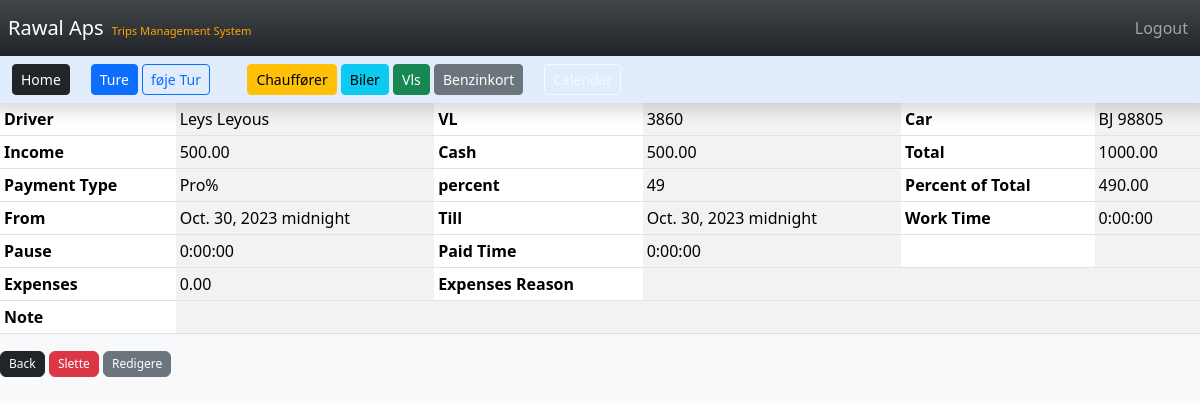
/trip/68 (signed in), run on the app's committed database.
### TMS/models.py (models this page shows, shortened)
class Trip(models.Model):
	driver = models.ForeignKey(Driver,blank=True,null=True,max_length=25,on_delete=models.DO_NOTHING)
	vl = models.ForeignKey(VL,blank=True,null=True,max_length=8, on_delete=models.DO_NOTHING)
	car = models.ForeignKey(Car,blank=True,null=True,max_length=10, on_delete=models.DO_NOTHING)
	income = models.DecimalField(blank=True,null=True,max_digits=6, decimal_places=2)
	cash = models.DecimalField(blank=True,null=True,max_digits=6, decimal_places=2)
	total = models.DecimalField(blank=True,null=True,max_digits=6, decimal_places=2)
	PAYMENT_TYPE_CHOICES = [
     	("Pro%", "Pro%"),
		("Tid", "Tid"),
	]
	p_type = models.CharField(choices=PAYMENT_TYPE_CHOICES,default="Pro%",blank=True,null=True,max_length=5)
	PERCENT_CHOICES = [
		(48, 48),
		(49, 49),
  		(50, 50),
		(51, 51),
  		(52, 52),
		(53, 53),
  		(54, 54),
		(55, 55),
	]
	percent = models.IntegerField(choices=PERCENT_CHOICES,default="48",blank=True,null=True)
	per_total = models.DecimalField(blank=True,null=True,max_digits=6, decimal_places=2)
	fromd = models.DateField(blank=True,null=True)
	fromt = models.TimeField(blank=True,null=True,default="00:00")
	tilld = models.DateField(blank=True,null=True)
	tillt = models.TimeField(blank=True,null=True,default="00:00")
	work_time = models.DurationField(blank=True,null=True,)
	pause = models.DurationField(blank=True,null=True,default="00:00")
	p_time = models.DurationField(blank=True,null=True,)
	expenses = models.DecimalField(blank=True,null=True,max_digits=6, decimal_places=2)
	exp_reason = models.CharField(blank=True,null=True,max_length=100)
	note = models.CharField(blank=True,null=True,max_length=100)
	created_at = models.DateTimeField(auto_now_add=True)

class Driver(models.Model):
	fname = models.CharField(max_length=25)
	lname =  models.CharField(max_length=25)
	short = models.CharField(max_length=25)
	mobile = models.CharField(max_length=15)
	email =  models.EmailField(max_length=50)
	cpr = models.CharField(max_length=15)
	address = models.CharField(max_length=100)
	bank_reg = models.CharField(max_length=10)
	bank_account = models.CharField(max_length=20)
	POSITION_CHOICES = [
        ("Chauffør", "Chauffør"),
        ("Assistent", "Assistent"),
    ]
	position = models.CharField(choices=POSITION_CHOICES,default="Chauffør",max_length=15) #DDL Lookup
	fcard = models.ForeignKey(FCard,blank=True,null=True,max_length=10,on_delete=models.DO_NOTHING) #DDL
	start = models.DateField(blank=True, null=True)
	end = models.DateField(blank=True,null=True)
	is_active = models.BooleanField()
	created_at = models.DateTimeField(auto_now_add=True)
	def __str__(self):
		return(f"{self.short}")

class VL(models.Model):
	vlnr = models.CharField(max_length=8)
	TYPE_CHOICES = [
		("1", "1"),
		("2", "2"),
		("3", "3"),
		("4", "4"),
		("5", "5"),
		("6", "6"),
		("7", "7"),
		("8", "8"),
		("9", "9"),
		("10", "10"),
	]
	vltype = models.CharField(choices=TYPE_CHOICES,default="5",blank=True,null=True,max_length=8)
	vlid = models.CharField(blank=True,null=True,max_length=8)
	vladdress = models.CharField(blank=True,null=True,max_length=100)
	is_active = models.BooleanField()
	created_at = models.DateTimeField(auto_now_add=True)
	def __str__(self):
		return(f"{self.vlnr}")

class Car(models.Model):
	make = models.CharField(max_length=15)
	model =  models.CharField(max_length=15)
	YEAR_CHOICES = [
		("19", "2019"),
		("20", "2020"),
		("21", "2021"),
		("22", "2022"),
		("23", "2023"),
		("24", "2024"),
		("25", "2025"),
		("26", "2026"),
		("27", "2027"),
		("28", "2028"),
		("29", "2029"),
		("30", "2030"),
	]
	year =  models.CharField(choices=YEAR_CHOICES,default="23",max_length=15)
	short =  models.CharField(max_length=20)
	plate =  models.CharField(max_length=20)
	SIZE_CHOICES = [
		("Stor", "Stor"),
		("Mellem", "Mellem"),
		("Lille", "Lille"),
	]
	size =  models.CharField(choices=SIZE_CHOICES,default="Lille",blank=True,null=True,max_length=10)
	mobile =  models.CharField(blank=True,null=True,max_length=10)
	reg_nr =  models.CharField(blank=True,null=True,max_length=10)
	reg_first =  models.DateField(blank=True,null=True,)
	reg_due =  models.DateField(blank=True,null=True,)
	stairs_due =  models.DateField(blank=True,null=True,)
	lift_due =  models.DateField(blank=True,null=True,)
	tires_due =  models.DateField(blank=True,null=True,)
	fcard = models.ForeignKey(FCard,blank=True,null=True,max_length=10,on_delete=models.DO_NOTHING) #DDL
	created_at = models.DateTimeField(auto_now_add=True)
	def __str__(self):
		return(f"{self.plate}")

### TMS/views.py (the view)
# urls.py: path('trip/<int:pk>', views.trip_record, name='trip'),
def trip_record(request, pk):
    if request.user.is_authenticated:
        trip_record = Trip.objects.get(id=pk)
        return render(request, 'trip.html', {'trip_record': trip_record})
    else:
        messages.success(request, "You Must Be Logged In To View That Page...")
        return redirect('home')

### TMS/templates/trip.html (shortened to what this page needs)
{% extends 'base.html' %}
{% block content %}
<div class="table-responsive ">
    <table class="table table-sm  table-striped-columns">
      <tbody>
        <tr>
          <th scope="row">Driver</th>
          <td > {{ trip_record.driver }}</td>
          <th scope="row">VL</th>
          <td>{{ trip_record.vl }}</td>
          <th scope="row">Car</th>
          <td>{{ trip_record.car }}</td>
        </tr>
        <tr>
          <th scope="row">Income</th>
          <td>{{ trip_record.income }}</td>
          <th scope="row">Cash </th>
          <td>{{ trip_record.cash }}</td>
          <th scope="row">Total </th>
          <td>{{ trip_record.total }}</td>
        </tr>
        <tr>
          <th scope="row">Payment Type</th>
          <td>{{ trip_record.p_type }}</td>
          <th scope="row">percent</th>
          <td>{{ trip_record.percent }}</td>
          <th scope="row">Percent of Total </th>
          <td>{{ trip_record.per_total }}</td>
        </tr>
        <tr>
          <th scope="row">From</th>
          <td>{{ trip_record.fromd }} {{ trip_record.fromt }}</td>
          <th scope="row">Till </th>
          <td>{{ trip_record.tilld }} {{ trip_record.tillt }}</td>
          <th scope="row">Work Time </th>
          <td>{{ trip_record.work_time }}</td>
        </tr>
        <tr>
          <th scope="row">Pause</th>
          <td>{{ trip_record.pause }}</td>
          <th scope="row">Paid Time </th>
          <td>{{ trip_record.p_time}}</td>
          <th scope="row"></th>
          <td></td>
        </tr>
        <tr>
          <th scope="row">Expenses</th>
          <td>{{ trip_record.expenses }}</td>
          <th scope="row">Expenses Reason</th>
          <td colspan="4" >{{ trip_record.exp_reason }}</td>
        </tr>
        <tr>
          <th scope="row">Note</th>
          <td colspan="5" >{{ trip_record.note }}</td>
        </tr>
      </tbody>
    </table>
  <div>
    <a href="{% url 'trips' %}" class="btn btn-dark" style="--bs-btn-padding-y: .20rem; --bs-btn-padding-x: .5rem; --bs-btn-font-size: .75rem;">Back</a>
    <a href="{% url 'delete_trip' trip_record.id %}" class="btn btn-danger" style="--bs-btn-padding-y: .20rem; --bs-btn-padding-x: .5rem; --bs-btn-font-size: .75rem;">Slette</a>
    <a href="{% url 'update_trip' trip_record.id %}" class="btn btn-secondary" style="--bs-btn-padding-y: .20rem; --bs-btn-padding-x: .5rem; --bs-btn-font-size: .75rem;">Redigere</a>
{% endblock %}

### data on the page
Trip: driver "Leys Leyous", vl "3860", car "BJ 98805", income "500.00", cash "500.00", total "1000.00", p_type "Pro%", percent "49", per_total "490.00", fromd "Oct. 30, 2023", fromt "midnight", tilld "Oct. 30, 2023", tillt "midnight", work_time "0:00:00", pause "0:00:00", p_time "0:00:00", expenses "0.00"
